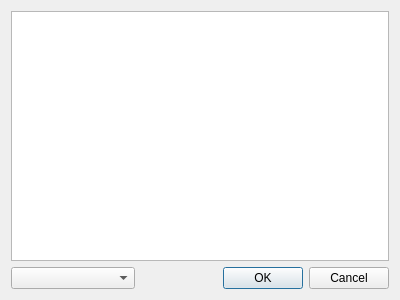
<?xml version="1.0" encoding="UTF-8"?>
<ui version="4.0">
 <class>IconSelectorDialog</class>
 <widget class="QDialog" name="IconSelectorDialog">
  <property name="geometry">
   <rect>
    <x>0</x>
    <y>0</y>
    <width>400</width>
    <height>300</height>
   </rect>
  </property>
  <property name="windowTitle">
   <string>Select an Icon</string>
  </property>
  <layout class="QGridLayout" name="gridLayout" columnstretch="1,2">
   <item row="2" column="1">
    <widget class="QDialogButtonBox" name="buttonBox">
     <property name="sizePolicy">
      <sizepolicy hsizetype="Expanding" vsizetype="Fixed">
       <horstretch>0</horstretch>
       <verstretch>100</verstretch>
      </sizepolicy>
     </property>
     <property name="orientation">
      <enum>Qt::Horizontal</enum>
     </property>
     <property name="standardButtons">
      <set>QDialogButtonBox::Cancel|QDialogButtonBox::Ok</set>
     </property>
    </widget>
   </item>
   <item row="2" column="0">
    <widget class="QComboBox" name="iconBox">
     <property name="sizePolicy">
      <sizepolicy hsizetype="Minimum" vsizetype="Minimum">
       <horstretch>5</horstretch>
       <verstretch>100</verstretch>
      </sizepolicy>
     </property>
     <property name="maxVisibleItems">
      <number>999999999</number>
     </property>
     <property name="iconSize">
      <size>
       <width>32</width>
       <height>32</height>
      </size>
     </property>
    </widget>
   </item>
   <item row="0" column="0" colspan="2">
    <widget class="QTreeWidget" name="treeWidget">
     <property name="animated">
      <bool>true</bool>
     </property>
     <attribute name="headerVisible">
      <bool>false</bool>
     </attribute>
     <column>
      <property name="text">
       <string>New Column</string>
      </property>
     </column>
    </widget>
   </item>
  </layout>
 </widget>
 <tabstops>
  <tabstop>iconBox</tabstop>
  <tabstop>treeWidget</tabstop>
 </tabstops>
 <resources/>
 <connections>
  <connection>
   <sender>buttonBox</sender>
   <signal>accepted()</signal>
   <receiver>IconSelectorDialog</receiver>
   <slot>accept()</slot>
   <hints>
    <hint type="sourcelabel">
     <x>248</x>
     <y>254</y>
    </hint>
    <hint type="destinationlabel">
     <x>157</x>
     <y>274</y>
    </hint>
   </hints>
  </connection>
  <connection>
   <sender>buttonBox</sender>
   <signal>rejected()</signal>
   <receiver>IconSelectorDialog</receiver>
   <slot>reject()</slot>
   <hints>
    <hint type="sourcelabel">
     <x>316</x>
     <y>260</y>
    </hint>
    <hint type="destinationlabel">
     <x>286</x>
     <y>274</y>
    </hint>
   </hints>
  </connection>
 </connections>
</ui>
